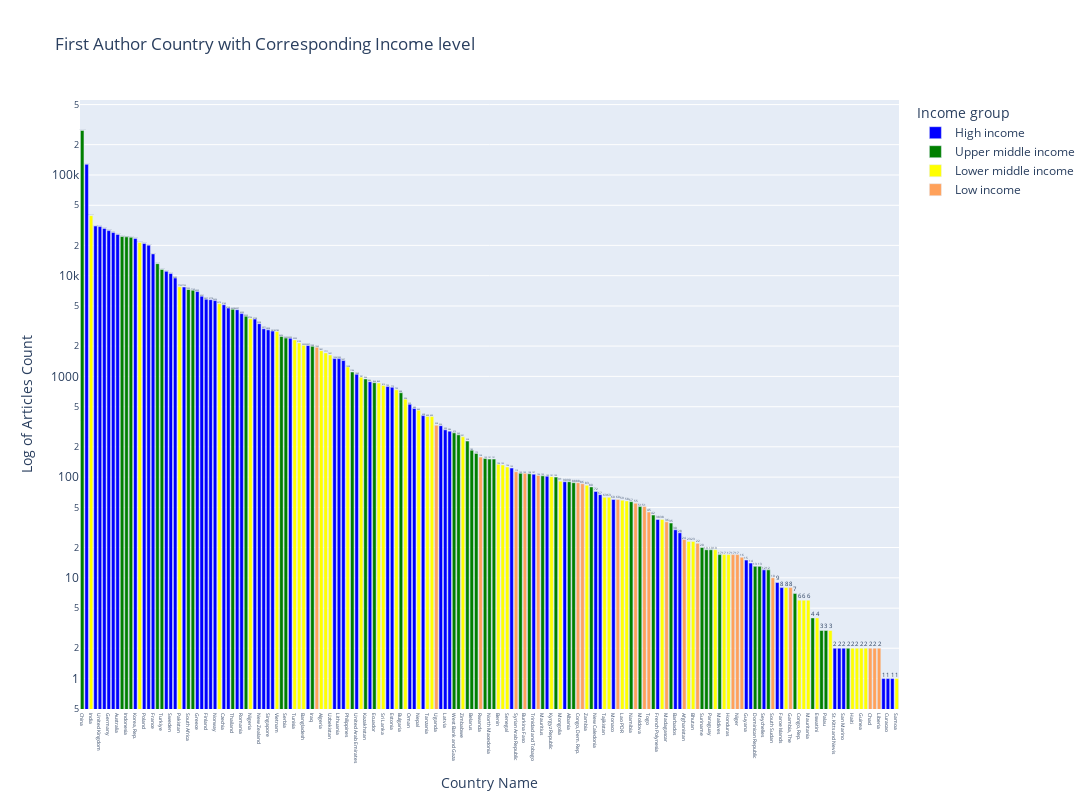

Notebook cell for this chart:
### Markdown cell above
# Visualization-1 (First Author Country with Corresponding Income level)

### Code cell
import plotly.express as px
fig=px.bar(first_author_ctry_data, x='Country Name', y='Articles Count', color='Income group', log_y=True, color_discrete_map={
                'High income': 'blue',
                'Upper middle income' : 'green',
                'Lower middle income': 'yellow',
                'Low Income' : 'red'},
            labels={"Articles Count": "Log of Articles Count"},
           title='First Author Country with Corresponding Income level',
               category_orders={'Income group':['High income', 'Upper middle income', 'Lower middle income','Low Income']}, width=1500, height=800, text_auto=True)
fig.update_layout(xaxis_categoryorder = 'total descending')
fig.update_layout(
xaxis = dict(
tickfont = dict(size=5)))
fig.update_traces(cliponaxis=False)
'''
fig.update_layout(color_discrete_map={
                'High income': 'blue',
                'Upper middle income' : 'green',
                'Lower middle income': 'yellow',
                'Low Income' : 'red'})
'''
#fig.write_html("/Users/prathimagodha/Desktop/plot1.html")
fig.show()

### Figure 1 — Plotly figure (JSON) as saved in the notebook; plotly's stock layout.template omitted (floating-point values rounded to 4 significant figures)
{"data": [{"alignmentgroup": "True", "cliponaxis": false, "hovertemplate": "Income group=High income<br>Country Name=%{x}<br>Log of Articles Count=%{y}<extra></extra>", "legendgroup": "High income", "marker": {"color": "blue", "pattern": {"shape": ""}}, "name": "High income", "offsetgroup": "High income", "orientation": "v", "showlegend": true, "textposition": "auto", "texttemplate": "%{y}", "type": "bar", "x": ["United States", "Spain", "United Kingdom", "Italy", "Germany", "Canada", "Australia", "Korea, Rep.", "Poland", "Japan", "France", "Netherlands", "Sweden", "Portugal", "Switzerland", "Greece", "Belgium", "Finland", "Denmark", "Norway", "Czechia", "Austria", "Saudi Arabia", "Romania", "Chile", "New Zealand", "Israel", "Singapore", "Hungary", "Ireland", "Slovak Republic", "Croatia", "Lithuania", "Slovenia", "United Arab Emirates", "Cyprus", "Qatar", "Estonia", "Oman", "Kuwait", "Iceland", "Luxembourg", "Latvia", "Uruguay", "Brunei Darussalam", "Trinidad and Tobago", "Malta", "Bahrain", "New Caledonia", "Panama", "Monaco", "French Polynesia", "Barbados", "Greenland", "Guyana", "Bahamas, The", "Seychelles", "Bermuda", "Faroe Islands", "St. Kitts and Nevis", "Liechtenstein", "San Marino", "Turks and Caicos Islands", "Curacao", "Andorra"], "xaxis": "x", "y": [127527, 31149, 30720, 29463, 28023, 26800, 25711, 23459, 20894, 20074, 16458, 11042, 10510, 9483, 7722, 6959, 6261, 5837, 5778, 5656, 5145, 4768, 4597, 4205, 3708, 3338, 2971, 2898, 2818, 2392, 2027, 1504, 1502, 1437, 1049, 886, 793, 779, 529, 480, 408, 324, 295, 286, 123, 107, 102, 90, 72, 67, 60, 38, 30, 28, 15, 14, 12, 9, 8, 2, 2, 2, 1, 1, 1], "yaxis": "y"}, {"alignmentgroup": "True", "cliponaxis": false, "hovertemplate": "Income group=Upper middle income<br>Country Name=%{x}<br>Log of Articles Count=%{y}<extra></extra>", "legendgroup": "Upper middle income", "marker": {"color": "green", "pattern": {"shape": ""}}, "name": "Upper middle income", "offsetgroup": "Upper middle income", "orientation": "v", "showlegend": true, "textposition": "auto", "texttemplate": "%{y}", "type": "bar", "x": ["China", "Brazil", "Indonesia", "Russian Federation", "Malaysia", "Turkiye", "South Africa", "Mexico", "Thailand", "Argentina", "Colombia", "Serbia", "Iraq", "Peru", "Kazakhstan", "Ecuador", "Bulgaria", "West Bank and Gaza", "Costa Rica", "Georgia", "Belarus", "Cuba", "Bosnia and Herzegovina", "North Macedonia", "Botswana", "Azerbaijan", "Armenia", "Mauritius", "Montenegro", "Albania", "Fiji", "Kosovo", "Namibia", "Moldova", "Jamaica", "Libya", "Suriname", "Guatemala", "Paraguay", "Maldives", "Dominican Republic", "Grenada", "Turkmenistan", "Gabon", "Belize", "St. Lucia", "Palau", "El Salvador"], "xaxis": "x", "y": [276703, 24481, 24295, 24051, 13170, 11534, 7292, 7169, 4638, 3953, 2496, 2402, 1988, 1106, 944, 866, 688, 275, 263, 228, 185, 172, 153, 151, 151, 109, 108, 103, 100, 90, 88, 80, 57, 51, 42, 35, 20, 19, 19, 17, 13, 13, 12, 7, 4, 3, 3, 2], "yaxis": "y"}, {"alignmentgroup": "True", "cliponaxis": false, "hovertemplate": "Income group=Lower middle income<br>Country Name=%{x}<br>Log of Articles Count=%{y}<extra></extra>", "legendgroup": "Lower middle income", "marker": {"color": "yellow", "pattern": {"shape": ""}}, "name": "Lower middle income", "offsetgroup": "Lower middle income", "orientation": "v", "showlegend": true, "textposition": "auto", "texttemplate": "%{y}", "type": "bar", "x": ["India", "Iran, Islamic Rep.", "Pakistan", "Egypt, Arab Rep.", "Nigeria", "Vietnam", "Tunisia", "Morocco", "Bangladesh", "Algeria", "Ukraine", "Uzbekistan", "Philippines", "Ghana", "Jordan", "Sri Lanka", "Kenya", "Lebanon", "Nepal", "Tanzania", "Cameroon", "Zimbabwe", "Benin", "Cote d'Ivoire", "Senegal", "Kyrgyz Republic", "Mongolia", "Zambia", "Tajikistan", "Cambodia", "Lao PDR", "Bolivia", "Myanmar", "Lesotho", "Bhutan", "Angola", "Papua New Guinea", "Honduras", "Nicaragua", "Congo, Rep.", "Djibouti", "Mauritania", "Eswatini", "Cabo Verde", "Haiti", "Vanuatu", "Guinea", "Timor-Leste", "Samoa"], "xaxis": "x", "y": [39469, 21386, 7755, 5270, 3726, 2785, 2303, 2150, 2033, 1801, 1711, 1631, 1238, 981, 860, 812, 735, 594, 462, 400, 400, 251, 134, 132, 126, 101, 91, 83, 63, 63, 59, 58, 38, 23, 23, 19, 17, 17, 8, 6, 6, 6, 4, 3, 2, 2, 2, 2, 1], "yaxis": "y"}, {"alignmentgroup": "True", "cliponaxis": false, "hovertemplate": "Income group=Low income<br>Country Name=%{x}<br>Log of Articles Count=%{y}<extra></extra>", "legendgroup": "Low income", "marker": {"color": "#FFA15A", "pattern": {"shape": ""}}, "name": "Low income", "offsetgroup": "Low income", "orientation": "v", "showlegend": true, "textposition": "auto", "texttemplate": "%{y}", "type": "bar", "x": ["Ethiopia", "Uganda", "Rwanda", "Syrian Arab Republic", "Burkina Faso", "Sudan", "Congo, Dem. Rep.", "Malawi", "Mozambique", "Yemen, Rep.", "Mali", "Togo", "Madagascar", "Afghanistan", "Burundi", "Somalia", "Niger", "Sierra Leone", "South Sudan", "Gambia, The", "Chad", "Central African Republic", "Liberia"], "xaxis": "x", "y": [1943, 328, 158, 113, 109, 104, 88, 86, 60, 55, 51, 45, 36, 24, 22, 17, 17, 16, 10, 8, 2, 2, 2], "yaxis": "y"}], "layout": {"barmode": "relative", "height": 800, "legend": {"title": {"text": "Income group"}, "tracegroupgap": 0}, "title": {"text": "First Author Country with Corresponding Income level"}, "width": 1500, "xaxis": {"anchor": "y", "autorange": true, "categoryorder": "total descending", "domain": [0, 1], "range": [-0.5, 184.5], "tickfont": {"size": 5}, "title": {"text": "Country Name"}, "type": "category"}, "yaxis": {"anchor": "x", "autorange": true, "domain": [0, 1], "range": [-0.3023, 5.744], "title": {"text": "Log of Articles Count"}, "type": "log"}}}
